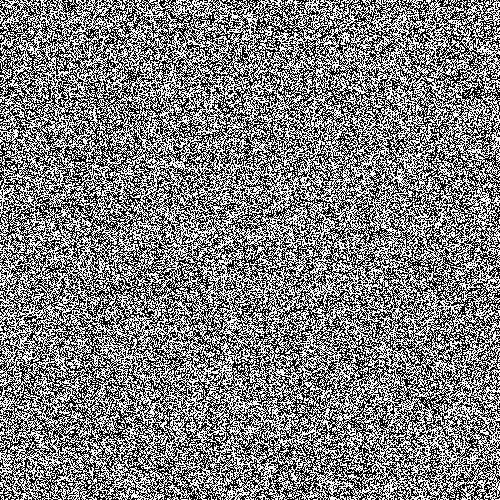
#> input picture ctfmn/forensics/Random_images/image1.png, 500 x 500 px
$ python sol.py
#> lines starting #> are read from the running program, lines starting #| are printed output that depends on the picture; after the words box and inside, x2 and y2 are one past the last pixel; in counts of white or black regions, pixels touching at a corner belong together
from PIL import Image

from PIL import Image, ImageChops
im1 = Image.open('image1.png')
#> im1 is the input picture: PIL image 500x500 RGBA; mean R, G, B, A 127.2, 127.2, 127.2, 255
im2 = Image.open('image2.png')
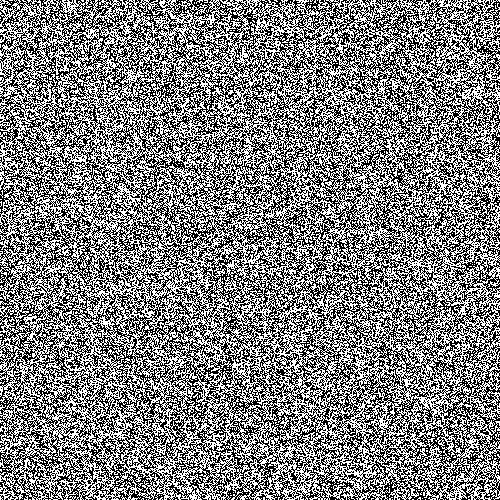
#> input picture ctfmn/forensics/Random_images/image2.png, 500 x 500 px
#> im2 is the input picture: PIL image 500x500 RGBA; mean R, G, B, A 127.9, 127.9, 127.9, 255

im3 = ImageChops.add(ImageChops.subtract(im2, im1), ImageChops.subtract(im1, im2))

image = im3.convert('RGB')
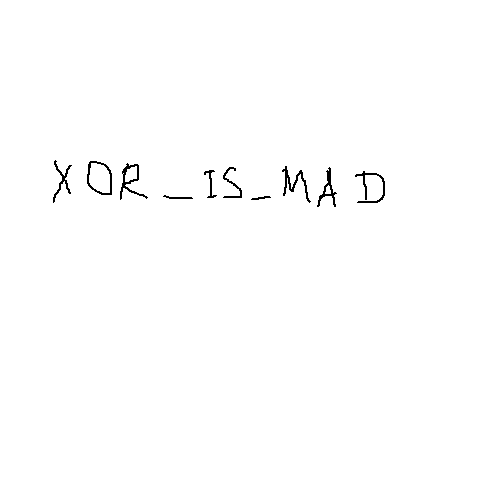
#> image: PIL image 500x500 RGB; 99.4% white; black in thin lines or dots, all inside (x1, y1, x2, y2) = (53, 160, 385, 207)
pixels = image.load()

for i in range(image.width):
    for j in range(image.height):
        r, g, b = pixels[i, j]
        pixels[i, j] = (0, g, 0)

image.show()
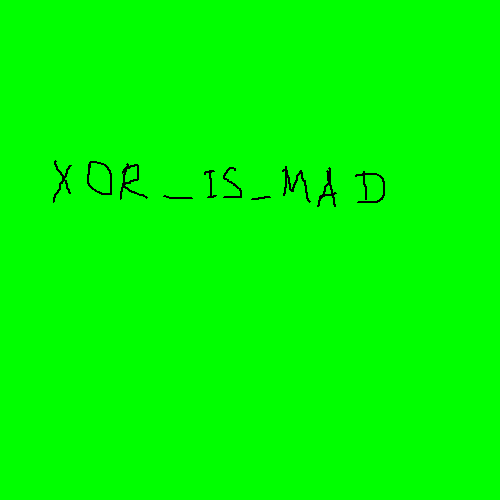
#> shown: PIL image 500x500 RGB; mean R, G, B 0, 253.4, 0
